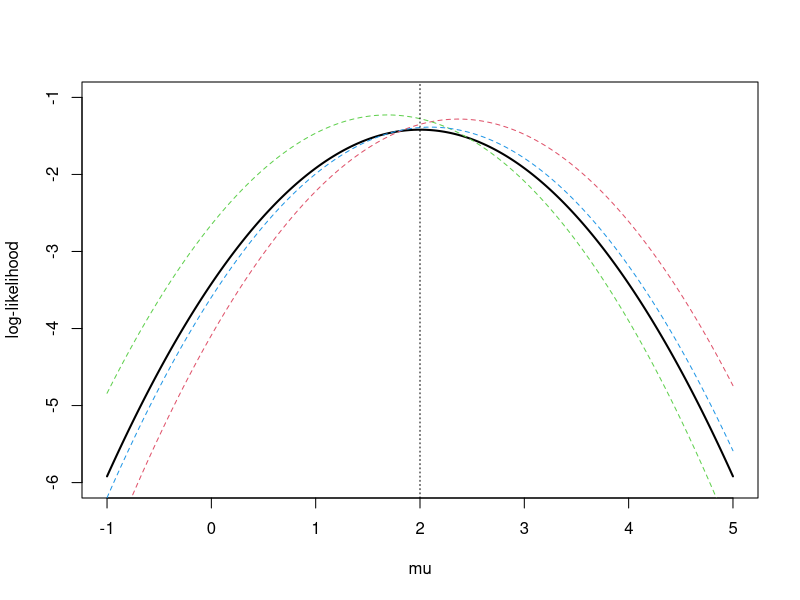

Write R code to recreate this figure.
set.seed(2020-10-7)

mu0 <- 2
gamma0 <- 1

# population likelihood function
L <- function(mu) {
  ell = -0.5 * log(2*pi*gamma0) - 0.5 *(1 + (mu - mu0)^2 / gamma0 ) 
  return(ell) }

# sample likelihood function 
Ln <- function(mu) {
  elln = -0.5 * log(2*pi*gamma0) - 0.5 * mean( (z - mu)^2 )/gamma0  
  return(elln) }

mu_base = mu0 + seq(-3, 3, by = 0.01)

# draw population log-likelihood graph


# draw sample log-likelihood graph
n = 10
lnz = matrix(0, length(mu_base), 3)
for (rr in 1:3){
  z <- rnorm(n, mu0, sqrt(gamma0) )
  lnz[,rr] <- plyr::laply(.data = mu_base, .fun = Ln)
}

matplot(x = mu_base, y = cbind( L(mu_base), lnz), 
        type = "l", lty = c(1, rep(2,3)), 
        lwd =  c(2,rep(1,3)), col = 1:4, ylim = c(-6, -1), 
        xlab = "mu", ylab = "log-likelihood")
abline(v = mu0, lty = 3)